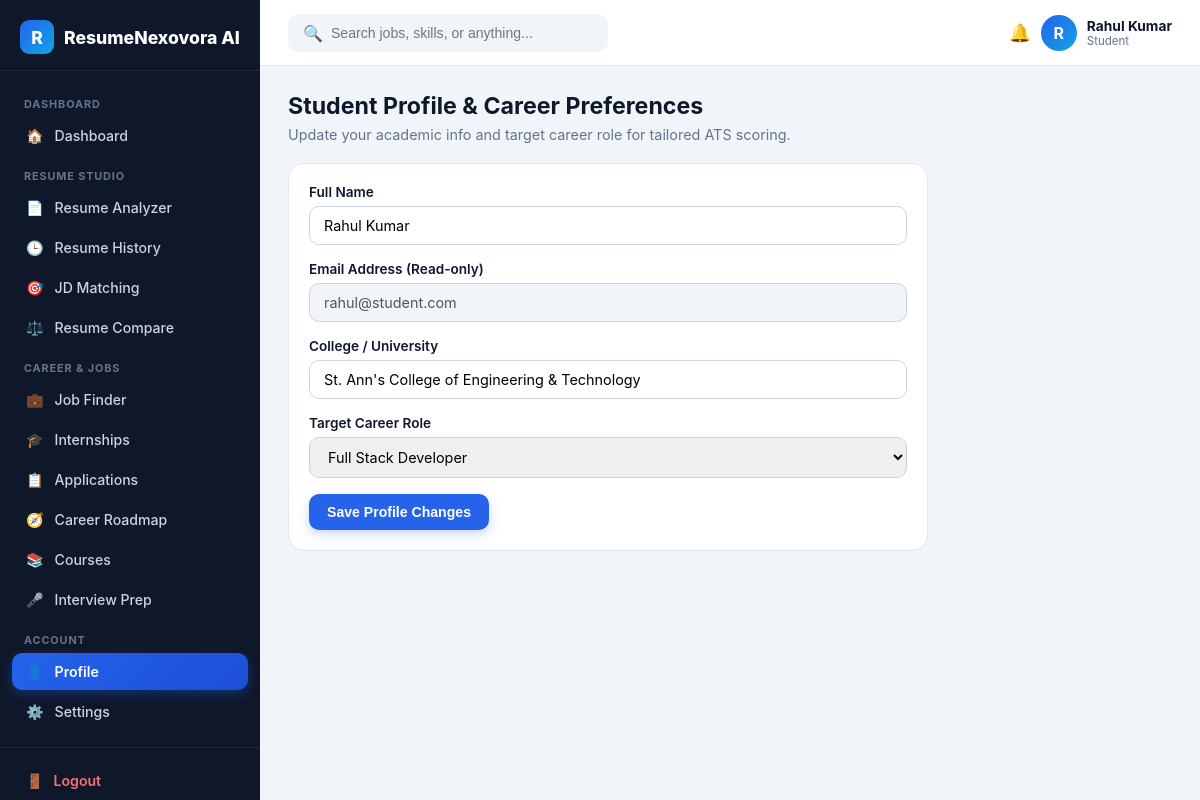
The app's page /student/profile (signed in) with its own data.
### tables this page shows
CREATE TABLE users (
        id INTEGER PRIMARY KEY AUTOINCREMENT,
        full_name TEXT NOT NULL,
        email TEXT UNIQUE NOT NULL,
        password_hash TEXT NOT NULL,
        role TEXT NOT NULL DEFAULT 'student',
        target_role TEXT DEFAULT 'Full Stack Developer',
        college TEXT DEFAULT 'St. Ann''s College of Engineering & Technology',
        status TEXT DEFAULT 'Active',
        created_at TIMESTAMP DEFAULT CURRENT_TIMESTAMP
    );

### app.py (the view, shortened to what this page needs)
@app.route("/student/profile", methods=["GET", "POST"])
@student_required
def student_profile():
    conn = get_db()
    user = conn.execute("SELECT * FROM users WHERE id = ?", (session["user_id"],)).fetchone()
    conn.close()
    return render_template(
        "student/profile.html",
        active_page="profile",
        user=user,
        roles=list(ROLE_SKILLS.keys())
    )

### utils/db_setup.py (called while the page is built)
def get_db():
    conn = sqlite3.connect(Config.DATABASE_PATH)
    conn.row_factory = sqlite3.Row
    return conn

### templates/student/profile.html (shortened to what this page needs)
{% extends "student/layout.html" %}
{% block content %}
<div style="max-width: 640px;">
    <h2 style="font-size: 1.45rem; margin-bottom: 6px;">Student Profile & Career Preferences</h2>
    <p style="color: #64748b; font-size: 0.9rem; margin-bottom: 20px;">Update your academic info and target career role for tailored ATS scoring.</p>
    <div class="card">
        <form method="POST">
            <div class="form-group">
                <label>Full Name</label>
                <input type="text" name="full_name" value="{{ user['full_name'] }}" class="form-control" required>
            </div>
            <div class="form-group">
                <label>Email Address (Read-only)</label>
                <input type="email" value="{{ user['email'] }}" class="form-control" disabled style="background: #f1f5f9;">
            </div>
            <div class="form-group">
                <label>College / University</label>
                <input type="text" name="college" value="{{ user['college'] }}" class="form-control">
            </div>
            <div class="form-group">
                <label>Target Career Role</label>
                <select name="target_role" class="form-control">
                    {% for r in roles %}
                      <option value="{{ r }}" {% if r == user['target_role'] %}selected{% endif %}>{{ r }}</option>
                    {% endfor %}
                </select>
            </div>
            <button type="submit" class="btn btn-primary">Save Profile Changes</button>
        </form>
    </div>
</div>
{% endblock %}

### templates/student/layout.html (shortened to what this page needs)
<!DOCTYPE html>
<html lang="en">
<head>
    <link rel="stylesheet" href="{{ url_for('static', filename='css/student.css') }}">
</head>
<body>
<aside class="sidebar">
    <a href="{{ url_for('student_dashboard') }}" class="sidebar-brand">
        <div class="logo-box">R</div>
        <span>ResumeNexovora AI</span>
    </a>
    <nav class="sidebar-nav">
        <div class="nav-section-label">DASHBOARD</div>
        <a href="{{ url_for('student_dashboard') }}" class="nav-item {% if active_page == 'dashboard' %}active{% endif %}">
            <span>🏠</span> Dashboard
        </a>
        <div class="nav-section-label">RESUME STUDIO</div>
        <a href="{{ url_for('student_analyzer') }}" class="nav-item {% if active_page == 'analyzer' %}active{% endif %}">
            <span>📄</span> Resume Analyzer
        </a>
        <a href="{{ url_for('student_history') }}" class="nav-item {% if active_page == 'history' %}active{% endif %}">
            <span>🕒</span> Resume History
        </a>
        <a href="{{ url_for('student_jd_matcher') }}" class="nav-item {% if active_page == 'jd_matcher' %}active{% endif %}">
            <span>🎯</span> JD Matching
        </a>
        <a href="{{ url_for('student_compare') }}" class="nav-item {% if active_page == 'compare' %}active{% endif %}">
            <span>⚖️</span> Resume Compare
        </a>
        <div class="nav-section-label">CAREER &amp; JOBS</div>
        <a href="{{ url_for('student_jobs', type='Full-Time') }}" class="nav-item {% if active_page == 'jobs' %}active{% endif %}">
            <span>💼</span> Job Finder
        </a>
        <a href="{{ url_for('student_jobs', type='Internship') }}" class="nav-item">
            <span>🎓</span> Internships
        </a>
        <a href="{{ url_for('student_applications') }}" class="nav-item {% if active_page == 'applications' %}active{% endif %}">
            <span>📋</span> Applications
        </a>
        <a href="{{ url_for('student_roadmap') }}" class="nav-item {% if active_page == 'roadmap' %}active{% endif %}">
            <span>🧭</span> Career Roadmap
        </a>
        <a href="{{ url_for('student_roadmap') }}" class="nav-item">
            <span>📚</span> Courses
        </a>
        <a href="{{ url_for('student_interview_prep') }}" class="nav-item {% if active_page == 'interview' %}active{% endif %}">
            <span>🎤</span> Interview Prep
        </a>
        <div class="nav-section-label">ACCOUNT</div>
        <a href="{{ url_for('student_profile') }}" class="nav-item {% if active_page == 'profile' %}active{% endif %}">
            <span>👤</span> Profile
        </a>
        <a href="{{ url_for('student_profile') }}" class="nav-item">
            <span>⚙️</span> Settings
        </a>
    </nav>
    <div class="sidebar-footer">
        <a href="{{ url_for('logout') }}" class="logout-link">
            <span>🚪</span> Logout
        </a>
    </div>
</aside>
<div class="main-wrapper">
    <header class="topbar">
        <div class="search-box">
            <span>🔍</span>
            <input type="text" id="quickSearchInput" placeholder="Search jobs, skills, or anything...">
        </div>
        <div class="user-chip">
            <span style="font-size: 1.1rem; cursor: pointer;" title="Notifications">🔔</span>
            <div class="avatar-circle">{{ user['full_name'][0] | upper }}</div>
            <div>
                <div style="font-size: 0.86rem; font-weight: 700;">{{ user['full_name'] }}</div>
                <div style="font-size: 0.72rem; color: #64748b;">Student</div>
            </div>
        </div>
    </header>
    <main class="content-area">
        {% block content %}{% endblock %}
    </main>
</div>
</body>
</html>

### static/css/student.css (style rules this page uses)
:root { --sidebar-bg: #0f172a; --sidebar-hover: #1e293b; --primary: #2563eb; --primary-light: #eff6ff; --accent: #0ea5e9; --bg-page: #f1f5f9; --card-bg: #ffffff; --text-main: #0f172a; --text-muted: #64748b; --border: #e2e8f0; --success: #16a34a; --warning: #d97706; --danger: #dc2626; }
* { box-sizing: border-box; margin: 0; padding: 0; }
body { font-family: 'Plus Jakarta Sans', 'Inter', -apple-system, BlinkMacSystemFont, 'Segoe UI', Roboto, sans-serif; background: var(--bg-page); color: var(--text-main); display: flex; min-height: 100vh; }
.sidebar { width: 260px; background: var(--sidebar-bg); color: #cbd5e1; display: flex; flex-direction: column; position: fixed; top: 0; bottom: 0; left: 0; overflow-y: auto; z-index: 50; }
.sidebar-brand { padding: 20px 20px 16px; display: flex; align-items: center; gap: 10px; color: white; font-weight: 800; font-size: 1.1rem; border-bottom: 1px solid #1e293b; text-decoration: none; }
.sidebar-brand .logo-box { width: 34px; height: 34px; border-radius: 9px; background: linear-gradient(135deg, #2563eb, #0ea5e9); display: flex; align-items: center; justify-content: center; font-weight: 800; }
.sidebar-nav { padding: 14px 12px; flex: 1; }
.nav-section-label { font-size: 0.68rem; font-weight: 700; letter-spacing: 0.08em; color: #64748b; padding: 12px 12px 6px; text-transform: uppercase; }
.nav-item { display: flex; align-items: center; gap: 11px; padding: 10px 14px; border-radius: 10px; color: #cbd5e1; text-decoration: none; font-size: 0.88rem; font-weight: 500; margin-bottom: 3px; transition: all 0.18s; }
.nav-item.active { background: linear-gradient(135deg, #2563eb, #1d4ed8); color: white; font-weight: 600; box-shadow: 0 4px 12px rgba(37, 99, 235, 0.35); }
.sidebar-footer { padding: 14px 12px; border-top: 1px solid #1e293b; }
.logout-link { display: flex; align-items: center; gap: 10px; padding: 10px 14px; border-radius: 10px; color: #f87171; text-decoration: none; font-size: 0.88rem; font-weight: 600; }
.main-wrapper { margin-left: 260px; flex: 1; display: flex; flex-direction: column; min-width: 0; }
.topbar { background: white; height: 66px; padding: 0 28px; border-bottom: 1px solid var(--border); display: flex; align-items: center; justify-content: space-between; position: sticky; top: 0; z-index: 40; }
.search-box { display: flex; align-items: center; background: #f1f5f9; border-radius: 10px; padding: 8px 14px; width: 320px; border: 1px solid transparent; }
.search-box input { border: none; background: transparent; outline: none; width: 100%; font-size: 0.88rem; margin-left: 8px; }
.user-chip { display: flex; align-items: center; gap: 10px; }
.avatar-circle { width: 36px; height: 36px; border-radius: 50%; background: linear-gradient(135deg, #2563eb, #0ea5e9); color: white; font-weight: 700; display: flex; align-items: center; justify-content: center; }
.content-area { padding: 26px 28px 48px; max-width: 1360px; width: 100%; }
.btn { display: inline-flex; align-items: center; justify-content: center; gap: 7px; padding: 10px 18px; border-radius: 10px; font-weight: 600; font-size: 0.88rem; text-decoration: none; border: none; cursor: pointer; transition: all 0.18s; }
.btn-primary { background: var(--primary); color: white; box-shadow: 0 4px 12px rgba(37, 99, 235, 0.25); }
.card { background: white; border: 1px solid var(--border); border-radius: 16px; padding: 20px; }
.form-group { margin-bottom: 16px; }
.form-group label { display: block; font-size: 0.85rem; font-weight: 600; margin-bottom: 6px; }
.form-control { width: 100%; padding: 10px 14px; border: 1px solid #cbd5e1; border-radius: 10px; font-family: inherit; font-size: 0.9rem; }

### records on screen
users: full_name "R", full_name "Rahul Kumar", email "rahul@student.com", college "St. Ann's College of Engineering & Technology", target_role "Full Stack Developer"
